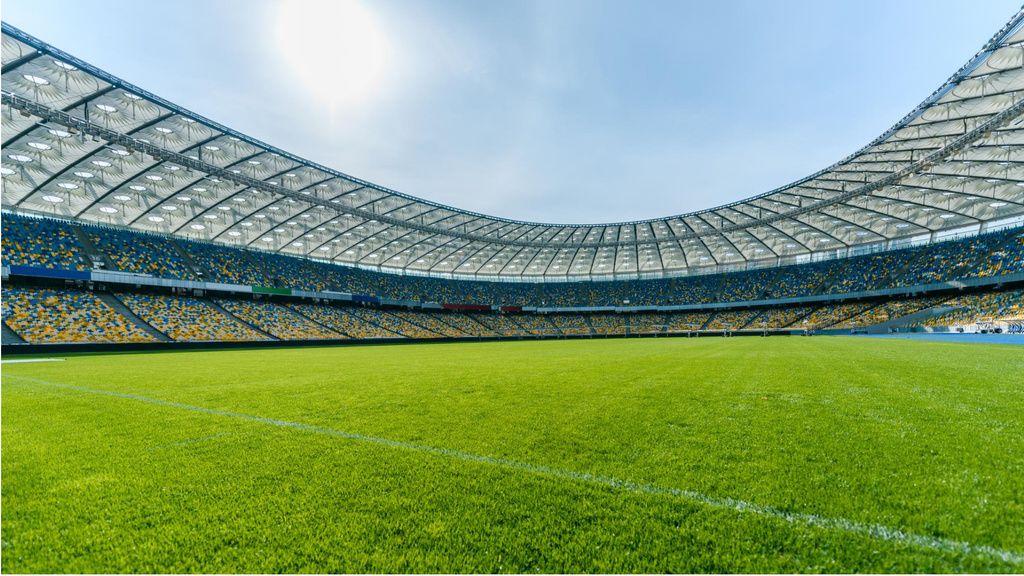
#> input picture arithmetic operation on image/stadium4.jpeg, 1024 x 576 px
$ python arithmetic_operation_on_image.py
#> lines starting #> are read from the running program, lines starting #| are printed output that depends on the picture
import numpy as np
import cv2

img = cv2.imread('stadium4.jpeg')
#> img is the input picture: shape (576, 1024, 3); mean B, G, R 110.8, 156.2, 127.2
img2 = cv2.imread('messi.jpg')
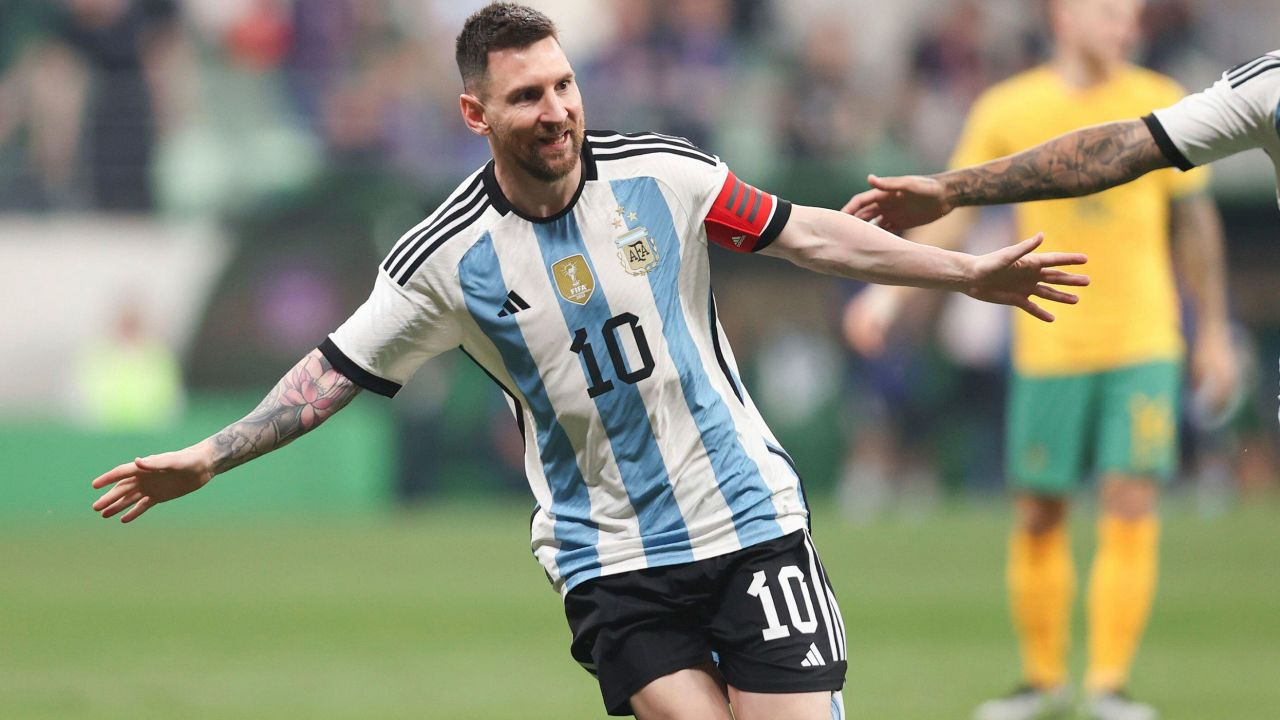
#> input picture arithmetic operation on image/messi.jpg, 1280 x 720 px
#> img2 is the input picture: shape (720, 1280, 3); mean B, G, R 118.1, 141.2, 137.6

# Returns a tuple of number of rows, columns and channels
print('Image shape: ', img.shape)
#| Image shape:  (576, 1024, 3)
# Returns total of number of pixels is accessed
print('Image size: ', img.size)
#| Image size:  1769472
# Returns image data type is obtained
print('Image data type: ', img.dtype)
#| Image data type:  uint8

# Split image in three channels
b, g, r = cv2.split(img)
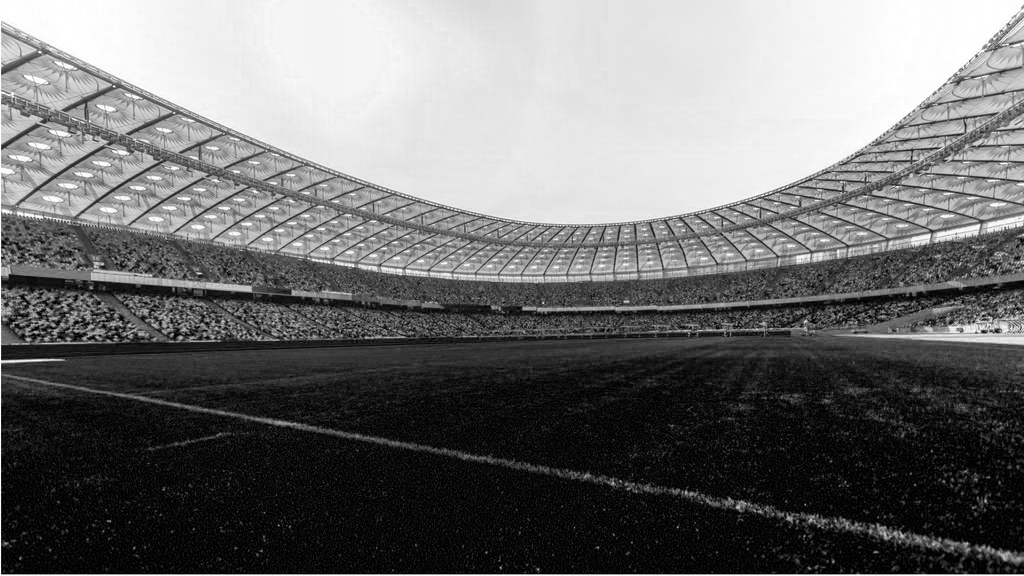
#> b: shape (576, 1024); min 0, max 255, mean 110.8
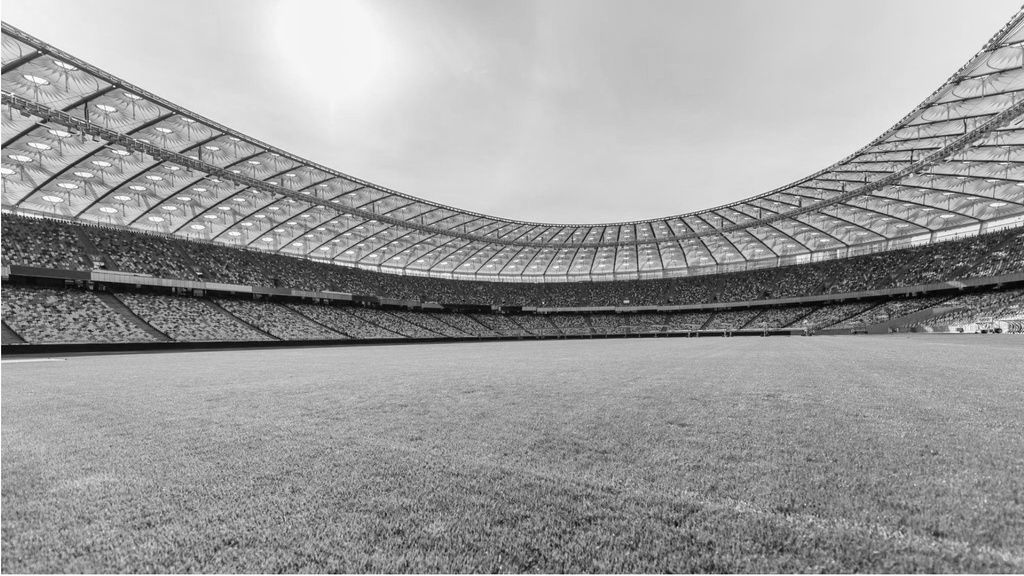
#> g: shape (576, 1024); min 0, max 255, mean 156.2
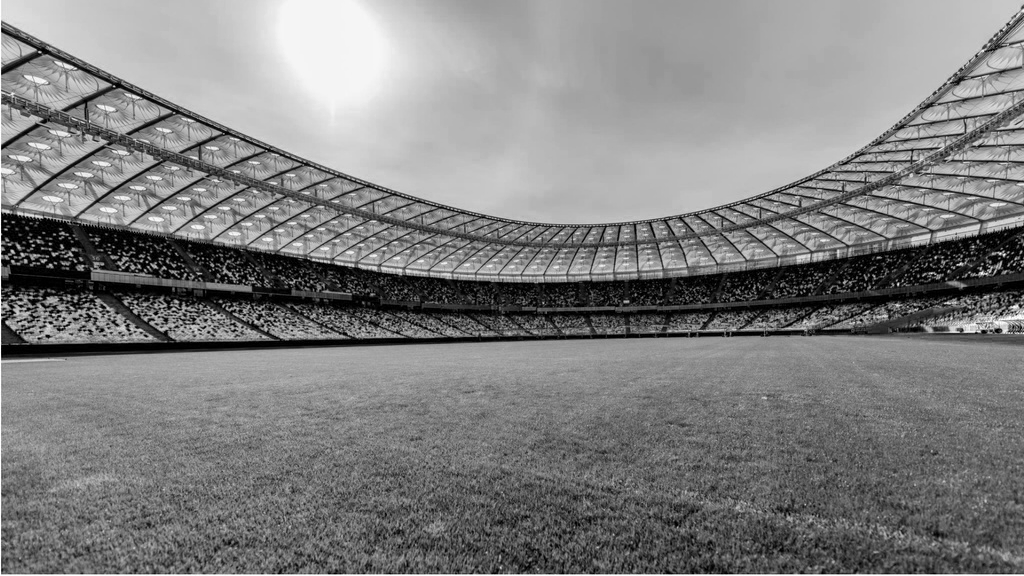
#> r: shape (576, 1024); min 0, max 255, mean 127.2
# Merge three channels (passed in tuple form) into an image
img = cv2.merge((b, g, r))

# Resize two images in common size
# img = cv2.resize(img, (rows, columns)) # in tuple format
img = cv2.resize(img, (512, 512))
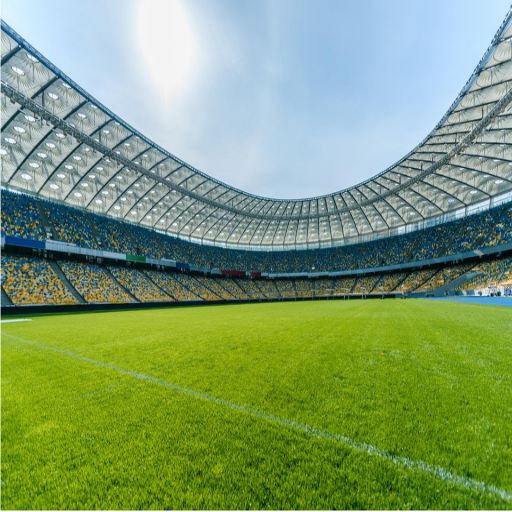
#> img: shape (512, 512, 3); mean B, G, R 110.7, 156.1, 127.2
img2 = cv2.resize(img2, (512, 512))
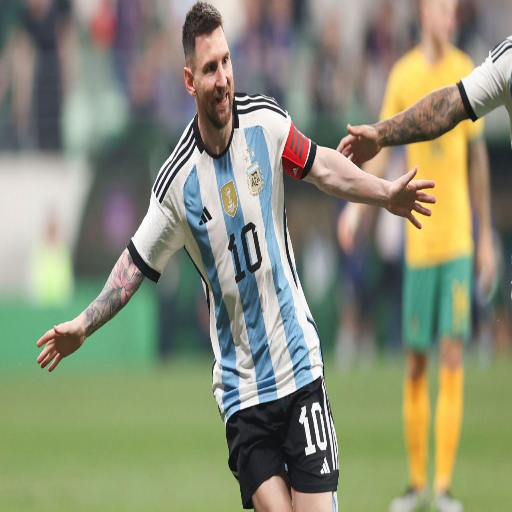
#> img2: shape (512, 512, 3); mean B, G, R 118, 141, 137.5

# You can only add two images of same size
merged_img = cv2.add(img, img2)
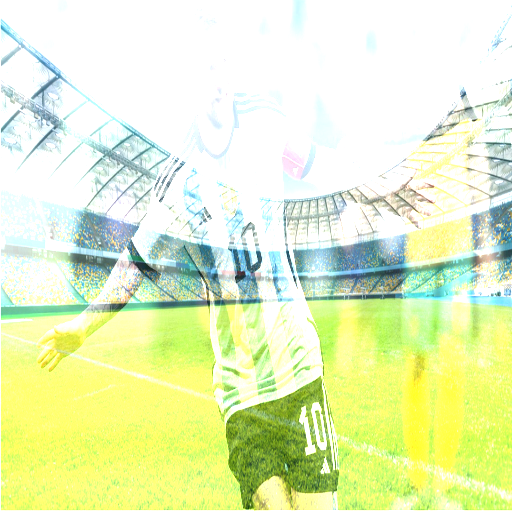
#> merged_img: shape (512, 512, 3); mean B, G, R 192, 242.2, 229.1
cv2.imshow('Image', merged_img)

'''when this method takes 0 as argument, it will not be disappeared
until you close it'''
cv2.waitKey(0)
cv2.destroyAllWindows()
